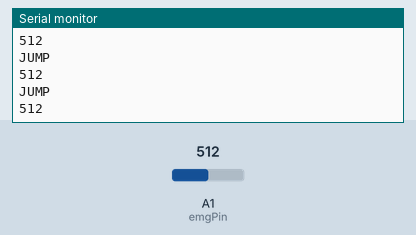
The sketch below on a simulated Arduino Nano, built with avr-gcc and run on an emulated ATmega328P. Parts: the last lines printed to the serial monitor. Inputs (shaded band) come from the test bench; at power-on: A1 (emgPin) = 512.

Above: at 1.2 s.
1.3 s: A1 (emgPin) set to 716
At 1.73 s:
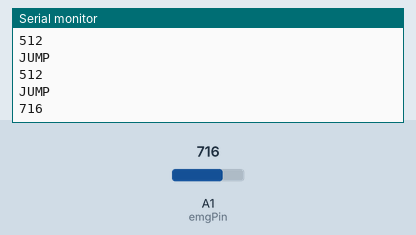
2.8 s: A1 (emgPin) set to 900
At 2.94 s:
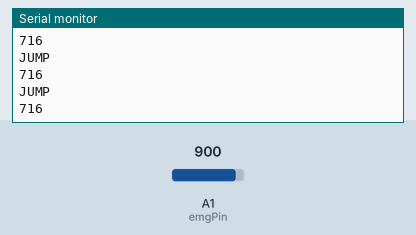
Timing chart, 0 to 5.8 s (numbered marks = the images above; inputs shaded):
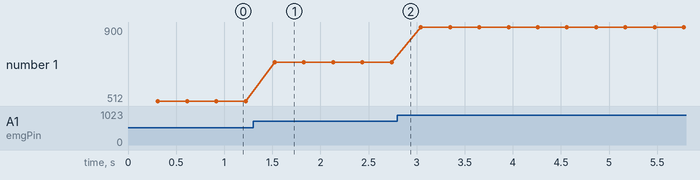

The sketch:

EMG_Dino_Game_Control.ino
```cpp
// Arduino Nano EMG Dino Game Control

const int emgPin = A1;             // Analog input pin A0

const int threshold = 400;         // Adjust based on your EMG signal (0–1023)
unsigned long lastTrigger = 0;     // Last time jump was sent
const unsigned long cooldown = 300; // Cooldown (ms) to avoid rapid jumps

void setup() {
  Serial.begin(9600);
  pinMode(emgPin, INPUT);
}

void loop() {
  int emgValue = analogRead(emgPin);

  if (emgValue > threshold) {
    unsigned long now = millis();
    if (now - lastTrigger > cooldown) {
      Serial.println("JUMP");      // Send jump command to laptop
      Serial.println(emgValue);
      lastTrigger = now;
    }
  }

  delay(10);  // Small delay to stabilize reading
}
```

Measured:
- after the input at 1.3 s, the serial monitor: prints a new line after 0.23 s (image 1)
- plotted number 1: 512 → 716 after the input at 1.3 s, 716 → 900 after the input at 2.8 s
